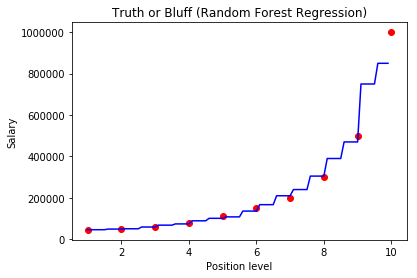

Write Python code to recreate this figure.
#Random Forest Regression

# Importing the libraries
import numpy as np
import matplotlib.pyplot as plt
import pandas as pd

# Importing the dataset
dataset = pd.read_csv('Position_Salaries.csv')
X = dataset.iloc[:, 1:2].values
y = dataset.iloc[:, 2].values

# Splitting the dataset into the Training set and Test set
"""from sklearn.cross_validation import train_test_split
X_train, X_test, y_train, y_test = train_test_split(X, y, test_size = 0.2, random_state = 0)"""

# Feature Scaling
"""from sklearn.preprocessing import StandardScaler
sc_X = StandardScaler()
X_train = sc_X.fit_transform(X_train)
X_test = sc_X.transform(X_test)"""


# Fitting Decision Tree Regression to the dataset
from sklearn.ensemble import RandomForestRegressor
regressor = RandomForestRegressor(n_estimators=10, random_state=0)
regressor.fit(X,y)

# Predicting a new result with Regression
y_pred = regressor.predict(6.5)


# Visualising the Decision Tree Regression results(for higher resolution smoother curves)
X_grid = np.arange(min(X), max(X), 0.1)
X_grid = X_grid.reshape((len(X_grid), 1))
plt.scatter(X, y, color = 'red')
plt.plot(X_grid, regressor.predict(X_grid), color = 'blue')
plt.title('Truth or Bluff (Random Forest Regression)')
plt.xlabel('Position level')
plt.ylabel('Salary')
plt.show()
